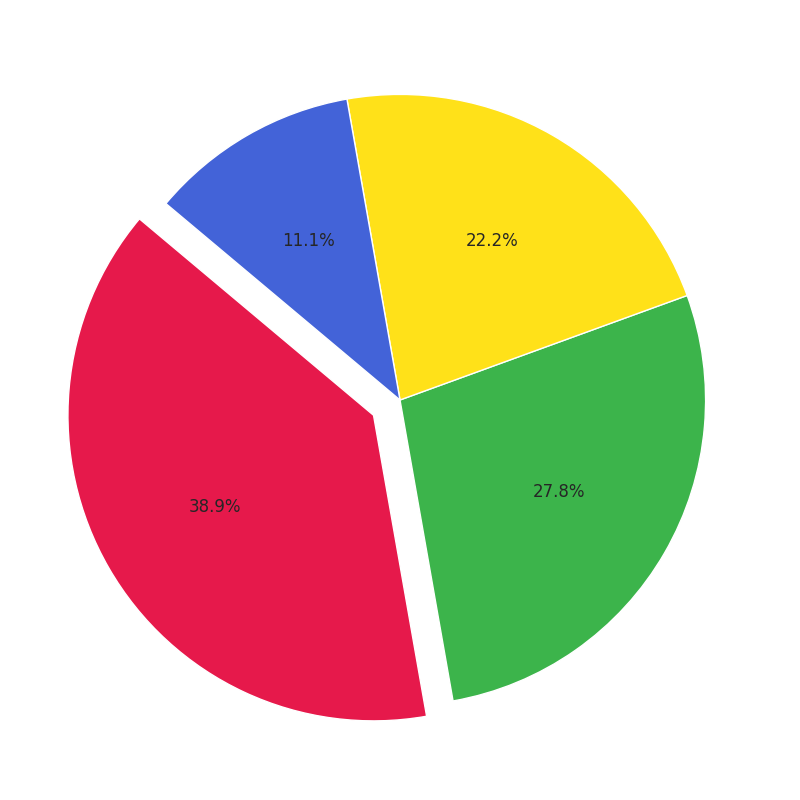

The Python source for this figure:
import matplotlib.pyplot as plt

# Define the data
shares = [35, 25, 20, 10]

# Define new colors for each sector
new_colors = ['#e6194B', '#3cb44b', '#ffe119', '#4363d8']

# Define explode to highlight the 'Solar Power' sector
explode = (0.1, 0, 0, 0)

# Create the pie chart
fig, ax = plt.subplots(figsize=(8, 8))
wedges, _, _ = ax.pie(
    shares, 
    autopct='%1.1f%%', 
    startangle=140, 
    colors=new_colors, 
    explode=explode
)

plt.tight_layout()
plt.show()
